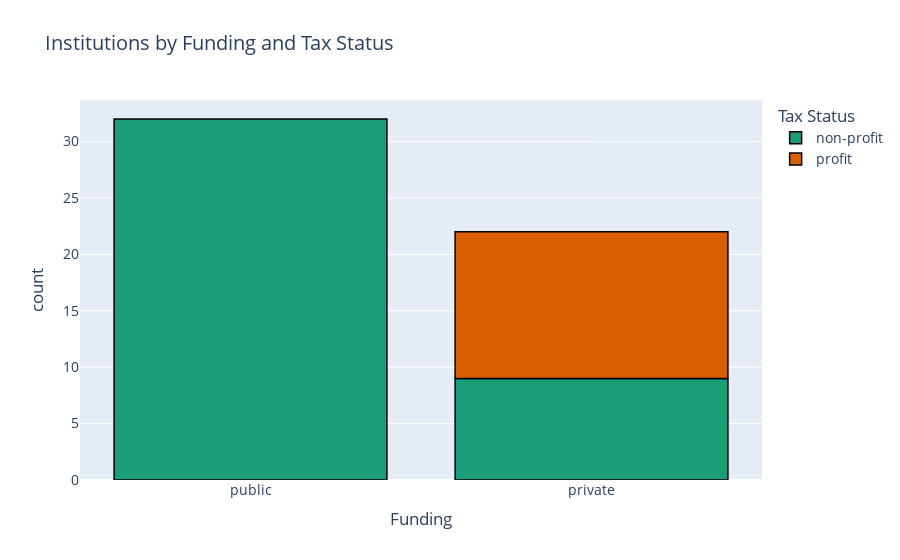

The code cell stored with this chart in its notebook:
### Code cell
fig = px.histogram(df2, x="Funding", color='Tax_type',
                   color_discrete_sequence=px.colors.qualitative.Dark2,
                   labels={
                     "Funding": "Funding",
                     "Tax_type": "Tax Status"
                  },
                  title="Institutions by Funding and Tax Status")
fig.update_traces(marker_line_color='#000000',
                  marker_line_width=1.5)
fig.update_layout(font_size=14, title_font_size=20)
fig.show()
fig.write_image("images/fundingBarVert.png")

### Figure 1 — Plotly figure (JSON) as saved in the notebook; plotly's stock layout.template omitted (floating-point values rounded to 4 significant figures)
{"data": [{"alignmentgroup": "True", "bingroup": "x", "hovertemplate": "Tax Status=non-profit<br>Funding=%{x}<br>count=%{y}<extra></extra>", "legendgroup": "non-profit", "marker": {"color": "rgb(27,158,119)", "line": {"color": "#000000", "width": 1.5}, "pattern": {"shape": ""}}, "name": "non-profit", "offsetgroup": "non-profit", "orientation": "v", "showlegend": true, "type": "histogram", "x": ["public", "public", "public", "private", "private", "public", "public", "public", "public", "public", "public", "private", "public", "public", "public", "private", "public", "public", "public", "private", "public", "public", "public", "private", "public", "public", "public", "public", "public", "public", "private", "private", "public", "public", "public", "public", "public", "public", "private", "public", "public"], "xaxis": "x", "yaxis": "y"}, {"alignmentgroup": "True", "bingroup": "x", "hovertemplate": "Tax Status=profit<br>Funding=%{x}<br>count=%{y}<extra></extra>", "legendgroup": "profit", "marker": {"color": "rgb(217,95,2)", "line": {"color": "#000000", "width": 1.5}, "pattern": {"shape": ""}}, "name": "profit", "offsetgroup": "profit", "orientation": "v", "showlegend": true, "type": "histogram", "x": ["private", "private", "private", "private", "private", "private", "private", "private", "private", "private", "private", "private", "private"], "xaxis": "x", "yaxis": "y"}], "layout": {"barmode": "relative", "font": {"size": 14}, "legend": {"title": {"text": "Tax Status"}, "tracegroupgap": 0}, "title": {"font": {"size": 20}, "text": "Institutions by Funding and Tax Status"}, "xaxis": {"anchor": "y", "domain": [0, 1], "title": {"text": "Funding"}}, "yaxis": {"anchor": "x", "domain": [0, 1], "title": {"text": "count"}}}}
